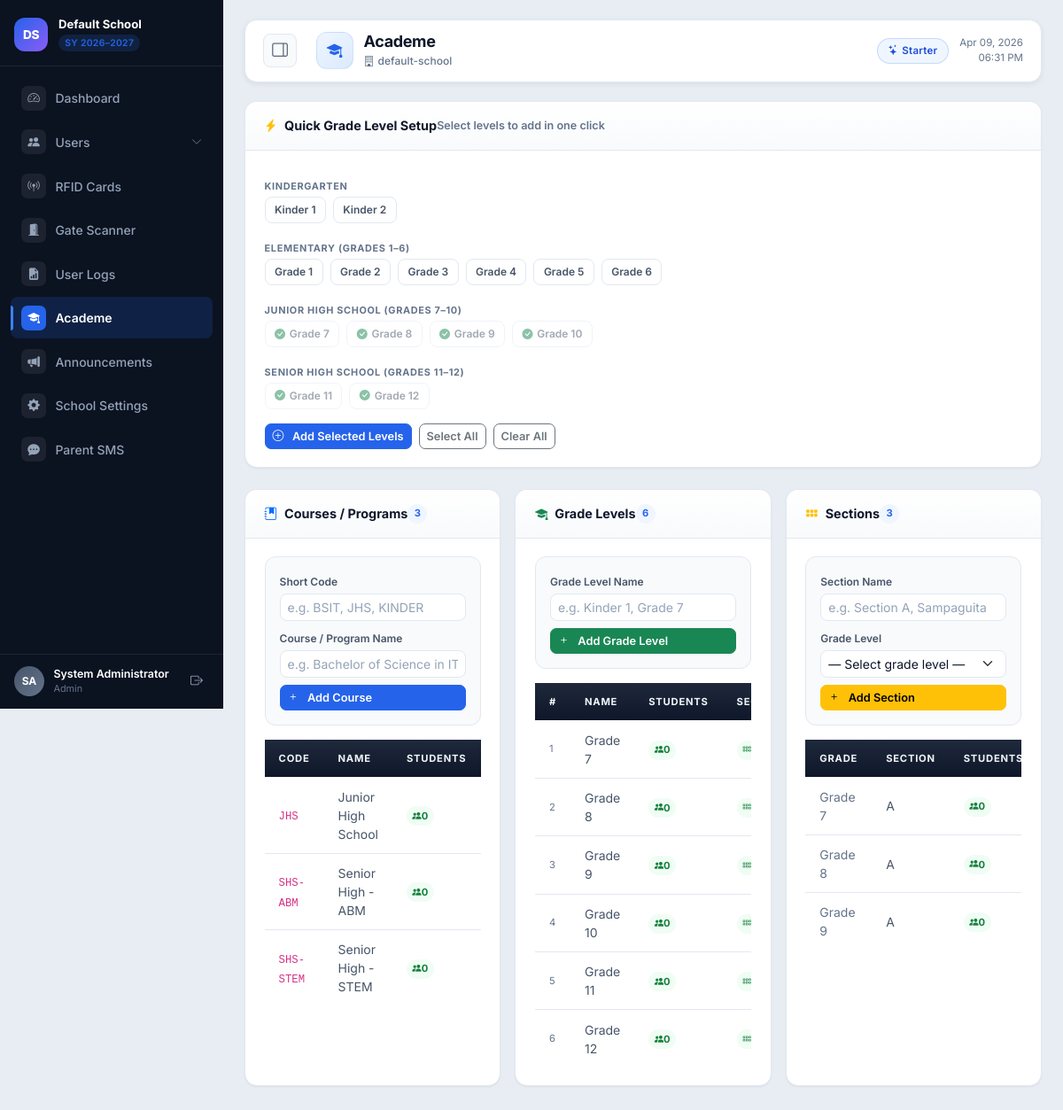
The app's page /public/academics.php (signed in) with its own data.
### tables this page shows
CREATE TABLE IF NOT EXISTS tenants (
  id INT AUTO_INCREMENT PRIMARY KEY,
  slug VARCHAR(80) NOT NULL UNIQUE,
  school_name VARCHAR(180) NOT NULL,
  logo_url VARCHAR(255) NULL,
  company_logo_url VARCHAR(255) NULL,
  background_url VARCHAR(255) NULL,
  plan_name VARCHAR(60) NOT NULL DEFAULT 'Starter',
  max_users INT NOT NULL DEFAULT 100,
  max_cards INT NOT NULL DEFAULT 300,
  billing_status ENUM('trial', 'paid', 'past_due', 'suspended') NOT NULL DEFAULT 'trial',
  trial_ends_at DATE NULL,
  status ENUM('active', 'inactive') NOT NULL DEFAULT 'active',
  sms_enabled TINYINT(1) NOT NULL DEFAULT 0,
  sms_template_in TEXT NULL,
  sms_template_out TEXT NULL,
  sms_poll_secret VARCHAR(64) NULL,
  created_at TIMESTAMP DEFAULT CURRENT_TIMESTAMP
);

CREATE TABLE IF NOT EXISTS courses (
  id INT AUTO_INCREMENT PRIMARY KEY,
  tenant_id INT NOT NULL,
  code VARCHAR(50) NOT NULL,
  name VARCHAR(100) NOT NULL,
  created_at TIMESTAMP DEFAULT CURRENT_TIMESTAMP,
  CONSTRAINT fk_courses_tenant
    FOREIGN KEY (tenant_id) REFERENCES tenants(id)
    ON DELETE CASCADE ON UPDATE CASCADE,
  UNIQUE KEY uk_courses_tenant_code (tenant_id, code)
);

CREATE TABLE IF NOT EXISTS grade_levels (
  id INT AUTO_INCREMENT PRIMARY KEY,
  tenant_id INT NOT NULL,
  name VARCHAR(50) NOT NULL,
  created_at TIMESTAMP DEFAULT CURRENT_TIMESTAMP,
  CONSTRAINT fk_grades_tenant
    FOREIGN KEY (tenant_id) REFERENCES tenants(id)
    ON DELETE CASCADE ON UPDATE CASCADE,
  UNIQUE KEY uk_grades_tenant_name (tenant_id, name)
);

CREATE TABLE IF NOT EXISTS sections (
  id INT AUTO_INCREMENT PRIMARY KEY,
  tenant_id INT NOT NULL,
  name VARCHAR(50) NOT NULL,
  grade_level_id INT NOT NULL,
  created_at TIMESTAMP DEFAULT CURRENT_TIMESTAMP,
  CONSTRAINT fk_sections_tenant
    FOREIGN KEY (tenant_id) REFERENCES tenants(id)
    ON DELETE CASCADE ON UPDATE CASCADE,
  CONSTRAINT fk_sections_grade
    FOREIGN KEY (grade_level_id) REFERENCES grade_levels(id)
    ON DELETE RESTRICT ON UPDATE CASCADE
);

### public/academics.php (the view, shortened to what the rows shown need)
<?php
require_once __DIR__ . '/../includes/layout.php';
$pdo = db();
$tenantId = tenantId();
$stmt = $pdo->prepare("SELECT * FROM courses WHERE tenant_id = ? ORDER BY name");
$stmt->execute([$tenantId]);
$courses = $stmt->fetchAll();
$stmt = $pdo->prepare("SELECT * FROM grade_levels WHERE tenant_id = ? ORDER BY id");
$stmt->execute([$tenantId]);
$grades = $stmt->fetchAll();
$stmt = $pdo->prepare("
    SELECT s.*, g.name AS grade_name
    FROM sections s
    LEFT JOIN grade_levels g ON g.id = s.grade_level_id AND g.tenant_id = s.tenant_id
    WHERE s.tenant_id = ?
    ORDER BY g.id, s.name
");
$stmt->execute([$tenantId]);
$sections = $stmt->fetchAll();
$courseStudentCounts = [];
$gradeStudentCounts = [];
$sectionStudentCounts = [];
renderHeader('Academe');
?>
<div class="row g-3">
    <div class="col-lg-4">
        <div class="card acad-card h-100">
            <div class="card-body">
                <?php if ($courses): ?>
                <div class="table-responsive">
                    <table class="table table mb-0">
                        <thead>
                            <tr><th>Code</th><th>Name</th><th>Students</th><th></th></tr>
                        </thead>
                        <tbody>
                        <?php foreach ($courses as $course): ?>
                            <?php $cnt = $courseStudentCounts[(int) $course['id']] ?? 0; ?>
                            <tr>
                                <td><code class="small"><?= h($course['code']) ?></code></td>
                                <td><?= h($course['name']) ?></td>
                                <td>
                                    <span class="count-badge <?= $cnt > 0 ? 'has-students' : '' ?>">
                                        <i class="bi bi-people-fill" style="font-size:0.65rem;"></i><?= h((string) $cnt) ?>
                                    </span>
                                </td>
                            </tr>
                        <?php endforeach; ?>
                        </tbody>
                    </table>
                </div>
                <?php else: ?>
                <div class="empty-state">
                    <i class="bi bi-journal-x"></i>No courses yet.<br>Add one above.
                </div>
                <?php endif; ?>
            </div>
        </div>
    </div>
    <div class="col-lg-4">
        <div class="card acad-card h-100">
            <div class="card-body">
                <?php if ($grades): ?>
                <div class="table-responsive">
                    <table class="table table mb-0">
                        <thead>
                            <tr><th>#</th><th>Name</th><th>Students</th><th>Sections</th><th></th></tr>
                        </thead>
                        <tbody>
                        <?php
                        $sectionCountByGrade = [];
                        foreach ($sections as $sec) {
                            $gid = (int) $sec['grade_level_id'];
                            $sectionCountByGrade[$gid] = ($sectionCountByGrade[$gid] ?? 0) + 1;
                        }
                        foreach ($grades as $i => $grade):
                            $cnt    = $gradeStudentCounts[(int) $grade['id']] ?? 0;
                            $secCnt = $sectionCountByGrade[(int) $grade['id']] ?? 0;
                        ?>
                            <tr>
                                <td class="text-muted" style="font-size:0.7rem;"><?= $i + 1 ?></td>
                                <td><?= h($grade['name']) ?></td>
                                <td>
                                    <span class="count-badge <?= $cnt > 0 ? 'has-students' : '' ?>">
                                        <i class="bi bi-people-fill" style="font-size:0.65rem;"></i><?= h((string) $cnt) ?>
                                    </span>
                                </td>
                                <td>
                                    <span class="count-badge">
                                        <i class="bi bi-grid-3x2-gap" style="font-size:0.65rem;"></i><?= h((string) $secCnt) ?>
                                    </span>
                                </td>
                            </tr>
                        <?php endforeach; ?>
                        </tbody>
                    </table>
                </div>
                <?php else: ?>
                <div class="empty-state">
                    <i class="bi bi-list-ol"></i>No grade levels yet.<br>Use Quick Setup above or add one here.
                </div>
                <?php endif; ?>
            </div>
        </div>
    </div>
    <div class="col-lg-4">
        <div class="card acad-card h-100">
            <div class="card-body">
                <?php if ($sections): ?>
                <div class="table-responsive">
                    <table class="table table mb-0">
                        <thead>
                            <tr><th>Grade</th><th>Section</th><th>Students</th><th></th></tr>
                        </thead>
                        <tbody>
                        <?php foreach ($sections as $section): ?>
                            <?php $cnt = $sectionStudentCounts[(int) $section['id']] ?? 0; ?>
                            <tr>
                                <td class="text-muted small"><?= h($section['grade_name'] ?? '—') ?></td>
                                <td><?= h($section['name']) ?></td>
                                <td>
                                    <span class="count-badge <?= $cnt > 0 ? 'has-students' : '' ?>">
                                        <i class="bi bi-people-fill" style="font-size:0.65rem;"></i><?= h((string) $cnt) ?>
                                    </span>
                                </td>
                            </tr>
                        <?php endforeach; ?>
                        </tbody>
                    </table>
                </div>
                <?php else: ?>
                <div class="empty-state">
                    <i class="bi bi-grid-3x2-gap"></i>No sections yet.<br>Add one above.
                </div>
                <?php endif; ?>
            </div>
        </div>
    </div>
</div>
<?php renderFooter(); ?>

### includes/layout.php (shortened to what the rows shown need)
<?php
require_once __DIR__ . '/bootstrap.php';
function renderHeader(string $title): void
{
    $schoolName  = tenantName();
    echo '<!doctype html><html lang="en"><head>';
    echo '<link href="https://cdn.jsdelivr.net/npm/bootstrap@5.3.3/dist/css/bootstrap.min.css" rel="stylesheet">';
    echo '<link href="' . h(BASE_URL . '/assets/ui.css') . '" rel="stylesheet">';
    echo '<link rel="preload" href="https://cdn.jsdelivr.net/npm/bootstrap-icons@1.11.3/font/bootstrap-icons.min.css" as="style" onload="this.onload=null;this.rel=\'stylesheet\'">';
    echo '</head><body>';
    echo '<div class="app-shell" id="appShell">';
    echo '<aside class="sidebar" id="appSidebar">';
    echo '<div class="sb-brand">';
    echo '<div class="sb-brand-text">';
    echo '<div class="sb-school-name">' . h($schoolName) . '</div>';
    echo '<span class="sb-year-badge">SY ' . h(date('Y')) . '–' . h((string)((int)date('Y') + 1)) . '</span>';
    echo '</div>';
    echo '</div>';
    echo '</aside>';
    echo '<main class="main-content" id="mainContent">';
    echo '<div class="topbar">';
    echo '<div class="tb-left">';
    echo '<div>';
    echo '<div class="tb-title">' . h($title) . '</div>';
    echo '<div class="tb-subtitle"><i class="bi bi-building me-1"></i>' . h(tenantSlug()) . '</div>';
    echo '</div>';
    echo '</div>';
    echo '<div class="tb-right">';
    echo '<span class="tb-plan-badge"><i class="bi bi-stars me-1"></i>' . h((string)(currentTenant()['plan_name'] ?? 'Starter')) . '</span>';
    echo '<div class="tb-datetime"><div>' . h(date('M d, Y')) . '</div><div>' . h(date('h:i A')) . '</div></div>';
    echo '</div>';
    echo '</div>';
    echo '<div class="content-container">';
}
function renderFooter(): void
{
    echo '</div></main></div>';
    echo '</body></html>';
}

### records on screen
tenants: school_name "Default School", slug "default-school", plan_name "Starter"
courses: code "JHS", name "Junior High School", id "0"
courses: code "SHS-ABM", name "Senior High - ABM", id "0"
courses: code "SHS-STEM", name "Senior High - STEM", id "0"
grade_levels: name "Grade 7", id "0"
grade_levels: name "Grade 8", id "0"
grade_levels: name "Grade 9", id "0"
grade_levels: name "Grade 10", id "0"
grade_levels: name "Grade 11", id "0"
grade_levels: name "Grade 12", id "0"
sections: grade_level.name "Grade 7", name "A", id "0"
sections: grade_level.name "Grade 8", name "A", id "0"
sections: grade_level.name "Grade 9", name "A", id "0"

### other values on screen
$initials "DS"
$label "Dashboard"
$label "Users"
$label "RFID Cards"
$label "Gate Scanner"
$label "User Logs"
$label "Academe"
$label "Announcements"
$label "School Settings"
$label "Parent SMS"
$userInitials "SA"
$userName "System Administrator"
roleLabel($role) "Admin"
$title "Academe"
$lvl "Kinder 1"
